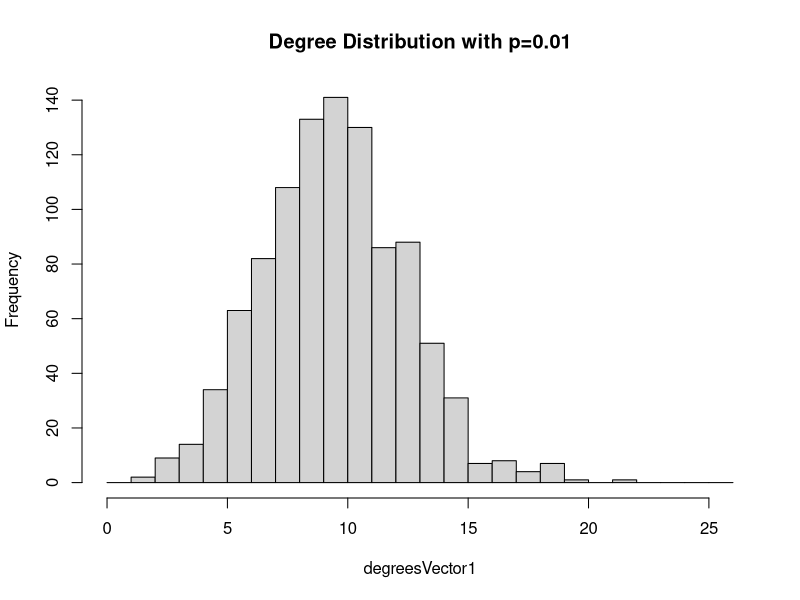
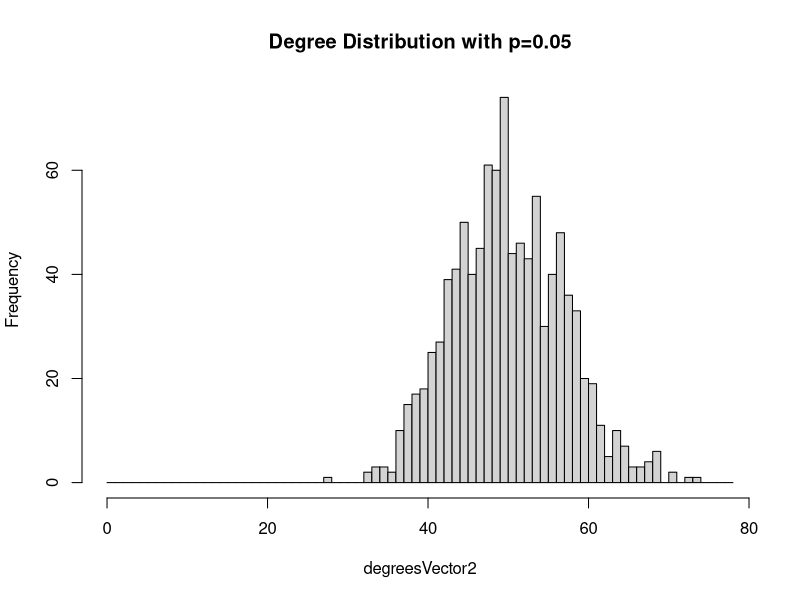
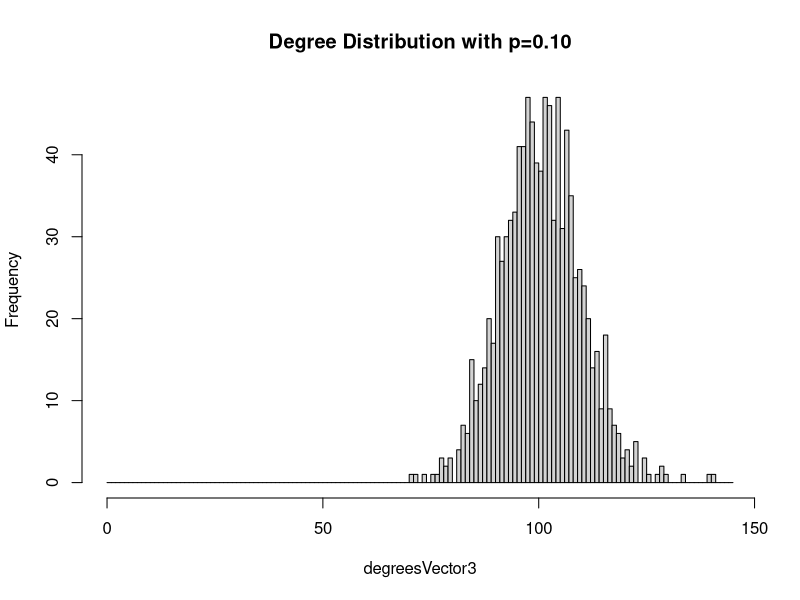

Write R code to recreate these figures, in order.

library("igraph")

###(a)

# create random networks
graph1 <- random.graph.game(1000, 0.01, directed=F);
graph2 <- random.graph.game(1000, 0.05, directed=F);
graph3 <- random.graph.game(1000, 0.10, directed=F);

# finding the degrees
degreesVector1 <- degree(graph1)
degreesVector2 <- degree(graph2)
degreesVector3 <- degree(graph3)

# plotting degree distributions
hist1 <- hist(degreesVector1, breaks=seq(0, by=1, length.out=max(degreesVector1)+5), main="Degree Distribution with p=0.01")
dev.new()
hist2 <- hist(degreesVector2, breaks=seq(0, by=1, length.out=max(degreesVector2)+5), main="Degree Distribution with p=0.05")
dev.new()
hist3 <- hist(degreesVector3, breaks=seq(0, by=1, length.out=max(degreesVector3)+5), main="Degree Distribution with p=0.10")


###(b)
cat('\n',"(b)",'\n')
cat("Checking connectivity of graph with p=0.01",'\n')
if(is.connected(graph1))
{
  print("Graph is connected")
  dia1 =diameter(graph1, directed = FALSE, unconnected = FALSE, weights = NULL)
  print(sprintf("Diameter of graph is: %d", dia1))
} else{
  print("Graph is NOT connected")
  print("Diameter of graph is INFINITY")
}

cat("Checking connectivity of graph with p=0.05",'\n')
if(is.connected(graph2))
{
  print("Graph is connected.")
  dia2 =diameter(graph2, directed = FALSE, unconnected = FALSE, weights = NULL)
  print(sprintf("Diameter of graph is: %d", dia2))
} else {
  print("Graph is NOT connected.")
  print("Diameter of graph is INFINITY")
}

cat("Checking connectivity of graph with p=0.10",'\n')
if(is.connected(graph3))
{
  print("Graph is connected.")
  dia3 =diameter(graph3, directed = FALSE, unconnected = FALSE, weights = NULL)
  print(sprintf("Diameter of graph is: %d", dia3))
} else {
  print("Graph is NOT connected.")
  print("Diameter of graph is INFINITY")
}


###(c)
cat('\n',"(c)",'\n')
pc=0.000
repeat
{
  graph <- random.graph.game(1000, pc, directed=F);
  if(is.connected(graph))
  {
    cat("The threshold probability, pc = ",pc,'\n')
    break()
  } else
    pc <- pc+0.001
}